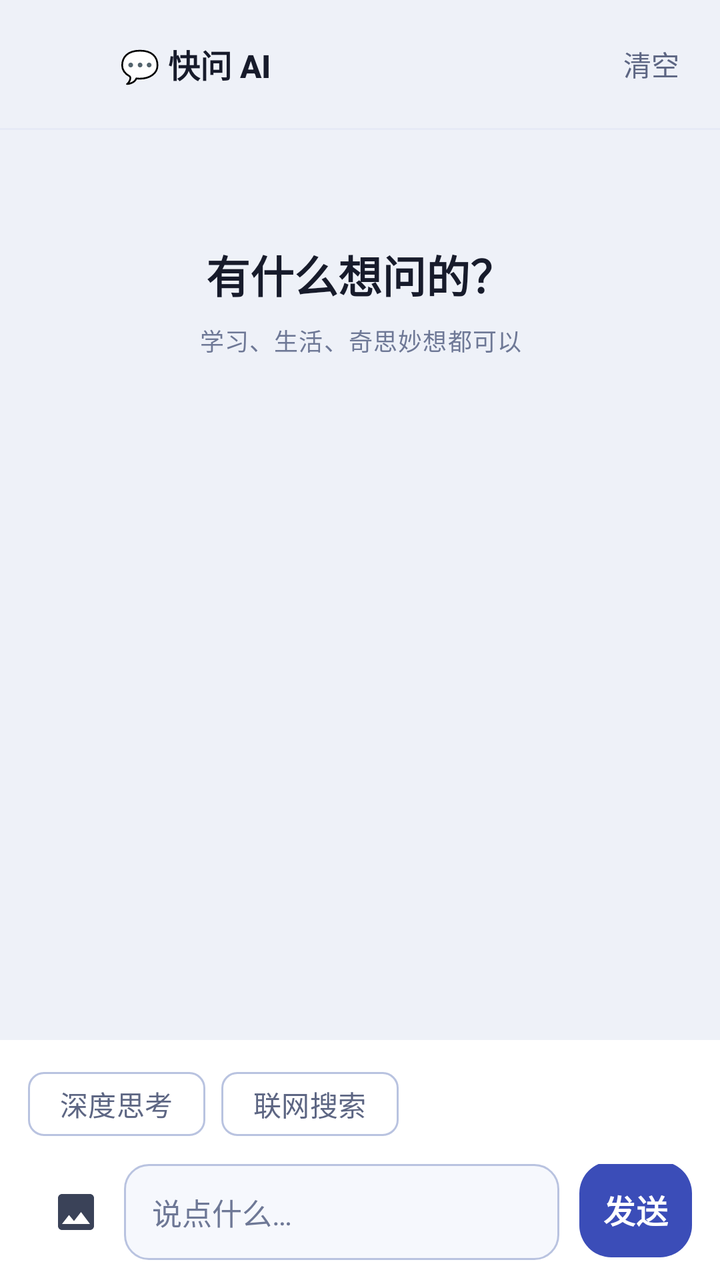
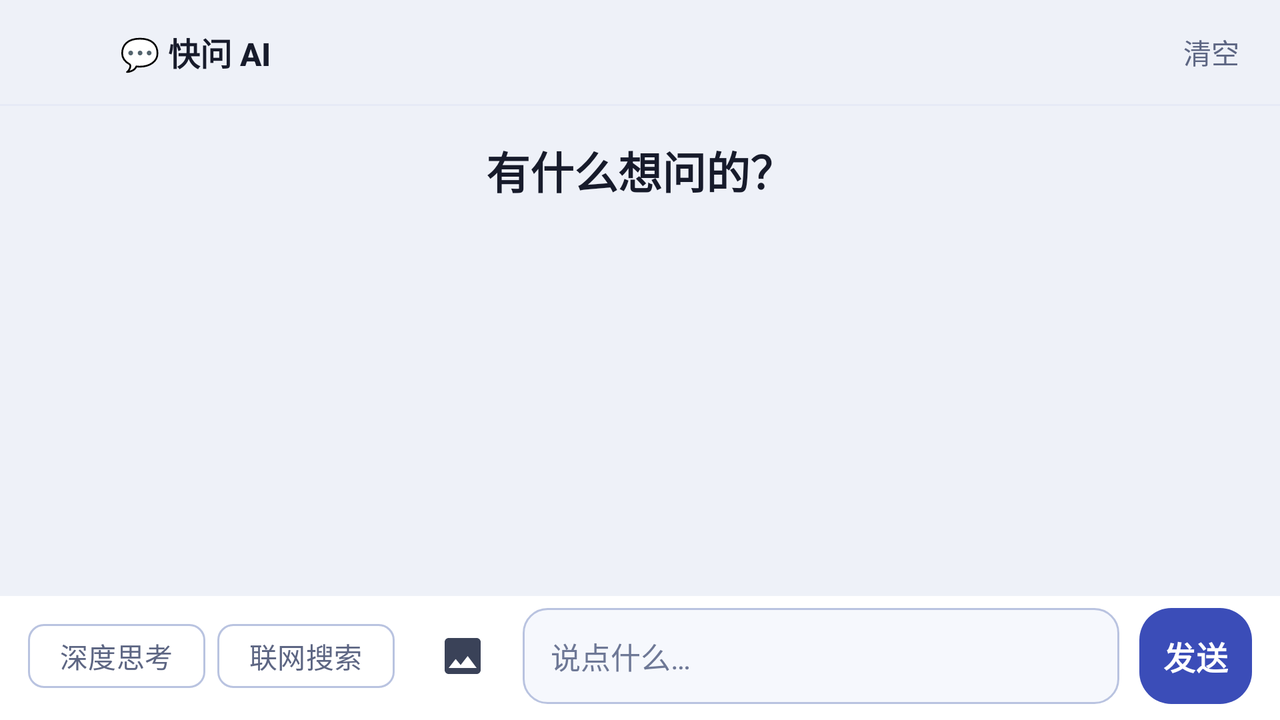

One screen, two layout resources from the same app: the default and the repository's alternative for another configuration. Each is rendered where Android would select it; the XML of both is given below.
<!-- AndroidManifest.xml: application theme Theme.FlashSearch -->
<!-- res/layout/activity_chat.xml -->
<?xml version="1.0" encoding="utf-8"?>
<LinearLayout xmlns:android="http://schemas.android.com/apk/res/android" xmlns:app="http://schemas.android.com/apk/res-auto" android:id="@+id/root" android:layout_width="match_parent" android:layout_height="match_parent" android:background="@color/bg" android:orientation="vertical">
    <LinearLayout android:id="@+id/headerBar" android:layout_width="match_parent" android:layout_height="wrap_content" android:background="@color/bg" android:gravity="center_vertical" android:orientation="horizontal" android:paddingStart="8dp" android:paddingTop="8dp" android:paddingEnd="8dp" android:paddingBottom="8dp">
        <ImageButton android:id="@+id/backButton" android:layout_width="48dp" android:layout_height="48dp" android:background="?attr/selectableItemBackgroundBorderless" android:contentDescription="@string/action_close" android:src="@drawable/ic_arrow_back" app:tint="@color/ink_body" android:minHeight="48dp" />
        <TextView android:id="@+id/headerTitle" android:layout_width="0dp" android:layout_height="wrap_content" android:layout_marginStart="4dp" android:layout_weight="1" android:text="@string/chat_title" android:textAppearance="@style/TextAppearance.FlashSearch.Section" android:maxLines="1" android:ellipsize="end" />
        <com.google.android.material.button.MaterialButton android:id="@+id/clearButton" style="@style/Widget.FlashSearch.TextButton" android:layout_width="wrap_content" android:layout_height="wrap_content" android:minWidth="0dp" android:text="@string/chat_clear" android:minHeight="48dp" />
    </LinearLayout>
    <View android:layout_width="match_parent" android:layout_height="1dp" android:background="@color/line_subtle" />
    <FrameLayout android:layout_width="match_parent" android:layout_height="0dp" android:layout_weight="1">
        <androidx.recyclerview.widget.RecyclerView android:id="@+id/messageList" android:layout_width="match_parent" android:layout_height="match_parent" android:clipToPadding="false" android:paddingStart="14dp" android:paddingTop="12dp" android:paddingEnd="14dp" android:paddingBottom="12dp" />
        <ScrollView android:id="@+id/emptyBox" android:layout_width="match_parent" android:layout_height="match_parent" android:fillViewport="true">
            <LinearLayout android:layout_width="match_parent" android:layout_height="wrap_content" android:gravity="center_horizontal" android:orientation="vertical" android:paddingStart="@dimen/page_gutter" android:paddingTop="56dp" android:paddingEnd="@dimen/page_gutter" android:paddingBottom="24dp">
                <TextView android:layout_width="wrap_content" android:layout_height="wrap_content" android:text="@string/chat_greeting" android:textAppearance="@style/TextAppearance.FlashSearch.Title" />
                <TextView android:layout_width="wrap_content" android:layout_height="wrap_content" android:layout_marginTop="8dp" android:gravity="center" android:text="@string/chat_greeting_hint" android:textAppearance="@style/TextAppearance.FlashSearch.Caption" />
                <com.google.android.material.chip.ChipGroup android:id="@+id/suggestionGroup" android:layout_width="match_parent" android:layout_height="wrap_content" android:layout_marginTop="24dp" app:chipSpacingVertical="10dp" app:singleLine="false" />
            </LinearLayout>
        </ScrollView>
        <ProgressBar android:id="@+id/connecting" android:layout_width="wrap_content" android:layout_height="wrap_content" android:layout_gravity="center" android:visibility="gone" />
    </FrameLayout>
    <LinearLayout android:layout_width="match_parent" android:layout_height="wrap_content" android:background="@color/surface" android:orientation="vertical" android:paddingStart="14dp" android:paddingTop="8dp" android:paddingEnd="14dp" android:paddingBottom="10dp">
        <com.google.android.material.chip.ChipGroup android:id="@+id/switchGroup" android:layout_width="match_parent" android:layout_height="wrap_content" android:layout_marginBottom="6dp" app:chipSpacingHorizontal="8dp" app:singleLine="false">
            <com.google.android.material.chip.Chip android:id="@+id/thinkChip" style="@style/Widget.Material3.Chip.Filter" android:layout_width="wrap_content" android:layout_height="wrap_content" android:text="@string/chat_think" />
            <com.google.android.material.chip.Chip android:id="@+id/searchChip" style="@style/Widget.Material3.Chip.Filter" android:layout_width="wrap_content" android:layout_height="wrap_content" android:text="@string/chat_search" />
        </com.google.android.material.chip.ChipGroup>
        <LinearLayout android:layout_width="match_parent" android:layout_height="wrap_content" android:gravity="bottom" android:orientation="horizontal">
            <ImageButton android:id="@+id/imageButton" android:layout_width="48dp" android:layout_height="48dp" android:background="?attr/selectableItemBackgroundBorderless" android:contentDescription="@string/chat_pick_image" android:padding="11dp" android:src="@drawable/ic_image" android:minHeight="48dp" />
            <EditText android:id="@+id/input" android:layout_width="0dp" android:layout_height="wrap_content" android:layout_weight="1" android:background="@drawable/bg_input" android:gravity="center_vertical" android:hint="@string/chat_hint" android:inputType="textMultiLine|textCapSentences" android:maxLines="3" android:minHeight="48dp" android:paddingStart="14dp" android:paddingTop="11dp" android:paddingEnd="14dp" android:paddingBottom="11dp" android:textColor="@color/ink" android:textColorHint="@color/ink_tertiary" android:textSize="15sp" />
            <com.google.android.material.button.MaterialButton android:id="@+id/sendButton" style="@style/Widget.FlashSearch.PrimaryButton" android:layout_width="wrap_content" android:layout_height="48dp" android:layout_marginStart="10dp" android:minWidth="0dp" android:paddingStart="12dp" android:paddingTop="0dp" android:paddingEnd="12dp" android:paddingBottom="0dp" android:text="@string/chat_send" android:minHeight="48dp" android:insetTop="0dp" android:insetBottom="0dp" />
        </LinearLayout>
    </LinearLayout>
</LinearLayout>
<!-- resources referenced by this layout -->
<resources>
  <color name="bg">#EEF1F8</color>
  <color name="ink">#171B2B</color>
  <color name="ink_body">#3A4258</color>
  <color name="ink_tertiary">#6E7896</color>
  <color name="line_subtle">#E6EAF6</color>
  <color name="surface">#FFFFFF</color>
  <!-- from res/values-w320dp/ -->
  <dimen name="page_gutter">20dp</dimen>
  <!-- drawable bg_input (drawable) -->
  <?xml version="1.0" encoding="utf-8"?>
  <shape xmlns:android="http://schemas.android.com/apk/res/android"
      android:shape="rectangle">
      <solid android:color="@color/surface_alt" />
      <corners android:radius="@dimen/radius_sm" />
      <stroke
          android:width="1dp"
          android:color="@color/line_strong" />
  </shape>
  <string name="action_close">关闭</string>
  <string name="chat_clear">清空</string>
  <string name="chat_greeting">有什么想问的？</string>
  <string name="chat_greeting_hint">学习、生活、奇思妙想都可以</string>
  <string name="chat_hint">说点什么…</string>
  <string name="chat_pick_image">选图片</string>
  <string name="chat_search">联网搜索</string>
  <string name="chat_send">发送</string>
  <string name="chat_think">深度思考</string>
  <string name="chat_title">💬 快问 AI</string>
  <style name="TextAppearance.FlashSearch.Caption" parent="TextAppearance.Material3.BodySmall">
          <item name="android:lineSpacingMultiplier">1.4</item>
          <item name="android:textColor">@color/ink_tertiary</item>
      </style>
  <style name="TextAppearance.FlashSearch.Section" parent="TextAppearance.Material3.TitleMedium">
          <item name="android:textStyle">bold</item>
          <item name="android:textColor">@color/ink</item>
          <item name="android:letterSpacing">0</item>
      </style>
  <style name="TextAppearance.FlashSearch.Title" parent="TextAppearance.Material3.TitleLarge">
          <item name="android:textStyle">bold</item>
          <item name="android:textColor">@color/ink</item>
          <item name="android:letterSpacing">0</item>
      </style>
  <style name="Widget.FlashSearch.TextButton" parent="Widget.Material3.Button.TextButton">
          <item name="android:stateListAnimator">@animator/control_spring</item>
          <item name="android:textColor">@color/ink_secondary</item>
          <item name="rippleColor">@color/surface_sunken</item>
          <item name="elevation">0dp</item>
      </style>
  <color name="surface_alt">#F6F8FD</color>
  <dimen name="radius_sm">12dp</dimen>
  <color name="line_strong">#B9C3E0</color>
  <color name="brand">#3B4DB8</color>
  <color name="on_brand">#FFFFFF</color>
  <dimen name="radius_md">16dp</dimen>
  <color name="brand_pressed">#2E3D99</color>
  <color name="ink_secondary">#5D6683</color>
  <color name="surface_sunken">#E3E8F4</color>
  <style name="Animation.FlashSearch.Page" parent="@android:style/Animation.Activity">
          <item name="android:activityOpenEnterAnimation">@anim/page_enter</item>
          <item name="android:activityOpenExitAnimation">@anim/page_exit</item>
          <item name="android:activityCloseEnterAnimation">@anim/page_return</item>
          <item name="android:activityCloseExitAnimation">@anim/page_close</item>
      </style>
  <color name="brand_container">#E4E9FC</color>
  <color name="on_brand_container">#1F2A6E</color>
  <color name="link">#2E6BE6</color>
  <color name="danger">#CC3333</color>
  <color name="line">#D8DEF0</color>
  <style name="Animation.FlashSearch.Dialog" parent="@android:style/Animation.Dialog">
          <item name="android:windowEnterAnimation">@anim/dialog_enter</item>
          <item name="android:windowExitAnimation">@anim/dialog_exit</item>
      </style>
  <!-- some entries are left out for length -->
</resources>
<!-- res/layout-w600dp-land/activity_chat.xml (the repository's variant of the layout above) -->
<!-- drawn on the phone turned sideways -->
<?xml version="1.0" encoding="utf-8"?>
<LinearLayout xmlns:android="http://schemas.android.com/apk/res/android" xmlns:app="http://schemas.android.com/apk/res-auto" android:id="@+id/root" android:layout_width="match_parent" android:layout_height="match_parent" android:background="@color/bg" android:orientation="vertical">
    <LinearLayout android:id="@+id/headerBar" android:layout_width="match_parent" android:layout_height="wrap_content" android:background="@color/bg" android:gravity="center_vertical" android:orientation="horizontal" android:paddingStart="8dp" android:paddingTop="2dp" android:paddingEnd="8dp" android:paddingBottom="2dp">
        <ImageButton android:id="@+id/backButton" android:layout_width="48dp" android:layout_height="48dp" android:background="?attr/selectableItemBackgroundBorderless" android:contentDescription="@string/action_close" android:src="@drawable/ic_arrow_back" app:tint="@color/ink_body" android:minHeight="48dp" />
        <TextView android:id="@+id/headerTitle" android:layout_width="0dp" android:layout_height="wrap_content" android:layout_marginStart="4dp" android:layout_weight="1" android:text="@string/chat_title" android:textAppearance="@style/TextAppearance.FlashSearch.Section" android:maxLines="1" android:ellipsize="end" />
        <com.google.android.material.button.MaterialButton android:id="@+id/clearButton" style="@style/Widget.FlashSearch.TextButton" android:layout_width="wrap_content" android:layout_height="wrap_content" android:minWidth="0dp" android:text="@string/chat_clear" android:minHeight="48dp" />
    </LinearLayout>
    <View android:layout_width="match_parent" android:layout_height="1dp" android:background="@color/line_subtle" />
    <FrameLayout android:layout_width="match_parent" android:layout_height="0dp" android:layout_weight="1">
        <androidx.recyclerview.widget.RecyclerView android:id="@+id/messageList" android:layout_width="match_parent" android:layout_height="match_parent" android:clipToPadding="false" android:paddingStart="@dimen/page_gutter" android:paddingTop="8dp" android:paddingEnd="@dimen/page_gutter" android:paddingBottom="8dp" />
        <ScrollView android:id="@+id/emptyBox" android:layout_width="match_parent" android:layout_height="match_parent" android:fillViewport="true">
            <LinearLayout android:layout_width="match_parent" android:layout_height="wrap_content" android:gravity="center_horizontal" android:orientation="vertical" android:paddingStart="@dimen/page_gutter" android:paddingTop="16dp" android:paddingEnd="@dimen/page_gutter" android:paddingBottom="16dp">
                <TextView android:layout_width="wrap_content" android:layout_height="wrap_content" android:text="@string/chat_greeting" android:textAppearance="@style/TextAppearance.FlashSearch.Title" />
                <com.google.android.material.chip.ChipGroup android:id="@+id/suggestionGroup" android:layout_width="match_parent" android:layout_height="wrap_content" android:layout_marginTop="12dp" app:chipSpacingVertical="8dp" app:singleLine="false" />
            </LinearLayout>
        </ScrollView>
        <ProgressBar android:id="@+id/connecting" android:layout_width="wrap_content" android:layout_height="wrap_content" android:layout_gravity="center" android:visibility="gone" />
    </FrameLayout>
    <LinearLayout android:layout_width="match_parent" android:layout_height="wrap_content" android:background="@color/surface" android:gravity="center_vertical" android:orientation="horizontal" android:paddingStart="14dp" android:paddingTop="6dp" android:paddingEnd="14dp" android:paddingBottom="8dp">
        <com.google.android.material.chip.ChipGroup android:id="@+id/switchGroup" android:layout_width="wrap_content" android:layout_height="wrap_content" android:layout_marginEnd="10dp" app:chipSpacingHorizontal="6dp" app:singleLine="false">
            <com.google.android.material.chip.Chip android:id="@+id/thinkChip" style="@style/Widget.Material3.Chip.Filter" android:layout_width="wrap_content" android:layout_height="wrap_content" android:text="@string/chat_think" />
            <com.google.android.material.chip.Chip android:id="@+id/searchChip" style="@style/Widget.Material3.Chip.Filter" android:layout_width="wrap_content" android:layout_height="wrap_content" android:text="@string/chat_search" />
        </com.google.android.material.chip.ChipGroup>
        <ImageButton android:id="@+id/imageButton" android:layout_width="48dp" android:layout_height="48dp" android:layout_marginEnd="6dp" android:background="?attr/selectableItemBackgroundBorderless" android:contentDescription="@string/chat_pick_image" android:padding="9dp" android:src="@drawable/ic_image" android:minHeight="48dp" />
        <EditText android:id="@+id/input" android:layout_width="0dp" android:layout_height="wrap_content" android:layout_weight="1" android:background="@drawable/bg_input" android:gravity="center_vertical" android:hint="@string/chat_hint" android:imeOptions="actionSend" android:inputType="text|textCapSentences" android:maxLines="1" android:minHeight="48dp" android:paddingStart="14dp" android:paddingTop="9dp" android:paddingEnd="14dp" android:paddingBottom="9dp" android:textColor="@color/ink" android:textColorHint="@color/ink_tertiary" android:textSize="15sp" />
        <com.google.android.material.button.MaterialButton android:id="@+id/sendButton" style="@style/Widget.FlashSearch.PrimaryButton" android:layout_width="wrap_content" android:layout_height="48dp" android:layout_marginStart="10dp" android:minWidth="0dp" android:paddingStart="12dp" android:paddingTop="0dp" android:paddingEnd="12dp" android:paddingBottom="0dp" android:text="@string/chat_send" android:minHeight="48dp" android:insetTop="0dp" android:insetBottom="0dp" />
    </LinearLayout>
</LinearLayout>
<!-- resources referenced by the variant -->
<!-- as the phone turned sideways resolves them -->
<resources>
  <color name="bg">#EEF1F8</color>
  <color name="ink">#171B2B</color>
  <color name="ink_body">#3A4258</color>
  <color name="ink_tertiary">#6E7896</color>
  <color name="line_subtle">#E6EAF6</color>
  <color name="surface">#FFFFFF</color>
  <!-- from res/values-w600dp/ -->
  <dimen name="page_gutter">24dp</dimen>
  <!-- drawable bg_input (drawable) -->
  <?xml version="1.0" encoding="utf-8"?>
  <shape xmlns:android="http://schemas.android.com/apk/res/android"
      android:shape="rectangle">
      <solid android:color="@color/surface_alt" />
      <corners android:radius="@dimen/radius_sm" />
      <stroke
          android:width="1dp"
          android:color="@color/line_strong" />
  </shape>
  <string name="action_close">关闭</string>
  <string name="chat_clear">清空</string>
  <string name="chat_greeting">有什么想问的？</string>
  <string name="chat_hint">说点什么…</string>
  <string name="chat_pick_image">选图片</string>
  <string name="chat_search">联网搜索</string>
  <string name="chat_send">发送</string>
  <string name="chat_think">深度思考</string>
  <string name="chat_title">💬 快问 AI</string>
  <style name="TextAppearance.FlashSearch.Section" parent="TextAppearance.Material3.TitleMedium">
          <item name="android:textStyle">bold</item>
          <item name="android:textColor">@color/ink</item>
          <item name="android:letterSpacing">0</item>
      </style>
  <style name="TextAppearance.FlashSearch.Title" parent="TextAppearance.Material3.TitleLarge">
          <item name="android:textStyle">bold</item>
          <item name="android:textColor">@color/ink</item>
          <item name="android:letterSpacing">0</item>
      </style>
  <style name="Widget.FlashSearch.TextButton" parent="Widget.Material3.Button.TextButton">
          <item name="android:stateListAnimator">@animator/control_spring</item>
          <item name="android:textColor">@color/ink_secondary</item>
          <item name="rippleColor">@color/surface_sunken</item>
          <item name="elevation">0dp</item>
      </style>
  <color name="surface_alt">#F6F8FD</color>
  <dimen name="radius_sm">12dp</dimen>
  <color name="line_strong">#B9C3E0</color>
  <color name="brand">#3B4DB8</color>
  <color name="on_brand">#FFFFFF</color>
  <dimen name="radius_md">16dp</dimen>
  <color name="brand_pressed">#2E3D99</color>
  <color name="ink_secondary">#5D6683</color>
  <color name="surface_sunken">#E3E8F4</color>
  <style name="Animation.FlashSearch.Page" parent="@android:style/Animation.Activity">
          <item name="android:activityOpenEnterAnimation">@anim/page_enter</item>
          <item name="android:activityOpenExitAnimation">@anim/page_exit</item>
          <item name="android:activityCloseEnterAnimation">@anim/page_return</item>
          <item name="android:activityCloseExitAnimation">@anim/page_close</item>
      </style>
  <style name="ThemeOverlay.FlashSearch.Dialog" parent="ThemeOverlay.Material3.MaterialAlertDialog">
          <item name="android:windowAnimationStyle">@style/Animation.FlashSearch.Dialog</item>
          <item name="buttonBarPositiveButtonStyle">@style/Widget.FlashSearch.TextButton</item>
          <item name="buttonBarNegativeButtonStyle">@style/Widget.FlashSearch.TextButton</item>
          <item name="buttonBarNeutralButtonStyle">@style/Widget.FlashSearch.TextButton</item>
      </style>
  <color name="brand_container">#E4E9FC</color>
  <color name="on_brand_container">#1F2A6E</color>
  <color name="link">#2E6BE6</color>
  <color name="danger">#CC3333</color>
  <color name="line">#D8DEF0</color>
  <style name="Animation.FlashSearch.Dialog" parent="@android:style/Animation.Dialog">
          <item name="android:windowEnterAnimation">@anim/dialog_enter</item>
          <item name="android:windowExitAnimation">@anim/dialog_exit</item>
      </style>
  <!-- some entries are left out for length -->
</resources>
